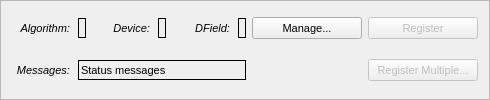
     <widget class="QFrame" name="session_frame">
      <property name="sizePolicy">
       <sizepolicy hsizetype="Preferred" vsizetype="Preferred">
        <horstretch>0</horstretch>
        <verstretch>0</verstretch>
       </sizepolicy>
      </property>
      <property name="minimumSize">
       <size>
        <width>0</width>
        <height>60</height>
       </size>
      </property>
      <property name="maximumSize">
       <size>
        <width>16777215</width>
        <height>16777215</height>
       </size>
      </property>
      <property name="frameShape">
       <enum>QFrame::StyledPanel</enum>
      </property>
      <property name="frameShadow">
       <enum>QFrame::Sunken</enum>
      </property>
      <layout class="QGridLayout" name="gridLayout_3">
       <property name="topMargin">
        <number>2</number>
       </property>
       <property name="bottomMargin">
        <number>2</number>
       </property>
       <property name="verticalSpacing">
        <number>6</number>
       </property>
       <item row="1" column="1" colspan="5">
        <widget class="QLabel" name="message_label">
         <property name="sizePolicy">
          <sizepolicy hsizetype="Minimum" vsizetype="Fixed">
           <horstretch>0</horstretch>
           <verstretch>0</verstretch>
          </sizepolicy>
         </property>
         <property name="minimumSize">
          <size>
           <width>0</width>
           <height>20</height>
          </size>
         </property>
         <property name="maximumSize">
          <size>
           <width>16777215</width>
           <height>20</height>
          </size>
         </property>
         <property name="font">
          <font>
           <family>Segoe UI</family>
           <pointsize>8</pointsize>
           <italic>false</italic>
          </font>
         </property>
         <property name="frameShape">
          <enum>QFrame::Box</enum>
         </property>
         <property name="text">
          <string>Status messages</string>
         </property>
         <property name="indent">
          <number>2</number>
         </property>
        </widget>
       </item>
       <item row="1" column="7">
        <widget class="QPushButton" name="apply_to_button">
         <property name="enabled">
          <bool>false</bool>
         </property>
         <property name="sizePolicy">
          <sizepolicy hsizetype="Fixed" vsizetype="Fixed">
           <horstretch>0</horstretch>
           <verstretch>0</verstretch>
          </sizepolicy>
         </property>
         <property name="minimumSize">
          <size>
           <width>110</width>
           <height>22</height>
          </size>
         </property>
         <property name="maximumSize">
          <size>
           <width>110</width>
           <height>22</height>
          </size>
         </property>
         <property name="font">
          <font>
           <family>Segoe UI</family>
           <pointsize>8</pointsize>
          </font>
         </property>
         <property name="toolTip">
          <string>Apply selected deformation field to multiple moving volumes</string>
         </property>
         <property name="text">
          <string>Register Multiple...</string>
         </property>
        </widget>
       </item>
       <item row="0" column="5">
        <widget class="QLabel" name="current_dfield_label">
         <property name="sizePolicy">
          <sizepolicy hsizetype="Minimum" vsizetype="Fixed">
           <horstretch>0</horstretch>
           <verstretch>0</verstretch>
          </sizepolicy>
         </property>
         <property name="minimumSize">
          <size>
           <width>0</width>
           <height>20</height>
          </size>
         </property>
         <property name="maximumSize">
          <size>
           <width>16777215</width>
           <height>20</height>
          </size>
         </property>
         <property name="font">
          <font>
           <family>Segoe UI</family>
           <pointsize>8</pointsize>
          </font>
         </property>
         <property name="frameShape">
          <enum>QFrame::Box</enum>
         </property>
         <property name="text">
          <string/>
         </property>
        </widget>
       </item>
       <item row="1" column="0">
        <widget class="QLabel" name="messages_label_label">
         <property name="sizePolicy">
          <sizepolicy hsizetype="Fixed" vsizetype="Fixed">
           <horstretch>0</horstretch>
           <verstretch>0</verstretch>
          </sizepolicy>
         </property>
         <property name="minimumSize">
          <size>
           <width>60</width>
           <height>20</height>
          </size>
         </property>
         <property name="maximumSize">
          <size>
           <width>60</width>
           <height>20</height>
          </size>
         </property>
         <property name="font">
          <font>
           <family>Segoe UI</family>
           <pointsize>8</pointsize>
           <italic>true</italic>
          </font>
         </property>
         <property name="toolTip">
          <string>Selected registration algorithm</string>
         </property>
         <property name="text">
          <string>Messages:</string>
         </property>
         <property name="alignment">
          <set>Qt::AlignRight|Qt::AlignTrailing|Qt::AlignVCenter</set>
         </property>
         <property name="margin">
          <number>2</number>
         </property>
         <property name="indent">
          <number>2</number>
         </property>
        </widget>
       </item>
       <item row="0" column="1">
        <widget class="QLabel" name="algorithm_label">
         <property name="sizePolicy">
          <sizepolicy hsizetype="Minimum" vsizetype="Fixed">
           <horstretch>0</horstretch>
           <verstretch>0</verstretch>
          </sizepolicy>
         </property>
         <property name="minimumSize">
          <size>
           <width>0</width>
           <height>20</height>
          </size>
         </property>
         <property name="maximumSize">
          <size>
           <width>16777215</width>
           <height>20</height>
          </size>
         </property>
         <property name="font">
          <font>
           <family>Segoe UI</family>
           <pointsize>8</pointsize>
          </font>
         </property>
         <property name="frameShape">
          <enum>QFrame::Box</enum>
         </property>
         <property name="text">
          <string/>
         </property>
         <property name="indent">
          <number>4</number>
         </property>
        </widget>
       </item>
       <item row="0" column="3">
        <widget class="QLabel" name="device_label">
         <property name="sizePolicy">
          <sizepolicy hsizetype="Minimum" vsizetype="Fixed">
           <horstretch>0</horstretch>
           <verstretch>0</verstretch>
          </sizepolicy>
         </property>
         <property name="minimumSize">
          <size>
           <width>0</width>
           <height>20</height>
          </size>
         </property>
         <property name="maximumSize">
          <size>
           <width>16777215</width>
           <height>20</height>
          </size>
         </property>
         <property name="font">
          <font>
           <family>Segoe UI</family>
           <pointsize>8</pointsize>
          </font>
         </property>
         <property name="frameShape">
          <enum>QFrame::Box</enum>
         </property>
         <property name="text">
          <string/>
         </property>
         <property name="indent">
          <number>4</number>
         </property>
        </widget>
       </item>
       <item row="0" column="6">
        <widget class="QPushButton" name="compose_dfields_button">
         <property name="sizePolicy">
          <sizepolicy hsizetype="Fixed" vsizetype="Fixed">
           <horstretch>0</horstretch>
           <verstretch>0</verstretch>
          </sizepolicy>
         </property>
         <property name="minimumSize">
          <size>
           <width>110</width>
           <height>22</height>
          </size>
         </property>
         <property name="maximumSize">
          <size>
           <width>110</width>
           <height>22</height>
          </size>
         </property>
         <property name="baseSize">
          <size>
           <width>200</width>
           <height>0</height>
          </size>
         </property>
         <property name="font">
          <font>
           <family>Segoe UI</family>
           <pointsize>8</pointsize>
           <weight>50</weight>
           <bold>false</bold>
          </font>
         </property>
         <property name="toolTip">
          <string>Open deformation field manager window</string>
         </property>
         <property name="text">
          <string>Manage...</string>
         </property>
        </widget>
       </item>
       <item row="0" column="7">
        <widget class="QPushButton" name="register_button">
         <property name="enabled">
          <bool>false</bool>
         </property>
         <property name="sizePolicy">
          <sizepolicy hsizetype="Fixed" vsizetype="Fixed">
           <horstretch>0</horstretch>
           <verstretch>0</verstretch>
          </sizepolicy>
         </property>
         <property name="minimumSize">
          <size>
           <width>110</width>
           <height>22</height>
          </size>
         </property>
         <property name="maximumSize">
          <size>
           <width>110</width>
           <height>22</height>
          </size>
         </property>
         <property name="font">
          <font>
           <family>Segoe UI</family>
           <pointsize>8</pointsize>
          </font>
         </property>
         <property name="toolTip">
          <string>Create deformation field and apply to current moving volume</string>
         </property>
         <property name="text">
          <string>Register</string>
         </property>
        </widget>
       </item>
       <item row="0" column="4">
        <widget class="QLabel" name="dfield_label_label">
         <property name="sizePolicy">
          <sizepolicy hsizetype="Fixed" vsizetype="Fixed">
           <horstretch>0</horstretch>
           <verstretch>0</verstretch>
          </sizepolicy>
         </property>
         <property name="minimumSize">
          <size>
           <width>60</width>
           <height>20</height>
          </size>
         </property>
         <property name="maximumSize">
          <size>
           <width>60</width>
           <height>20</height>
          </size>
         </property>
         <property name="font">
          <font>
           <family>Segoe UI</family>
           <pointsize>8</pointsize>
           <italic>true</italic>
          </font>
         </property>
         <property name="toolTip">
          <string>Deformation field</string>
         </property>
         <property name="text">
          <string>DField:</string>
         </property>
         <property name="alignment">
          <set>Qt::AlignRight|Qt::AlignTrailing|Qt::AlignVCenter</set>
         </property>
         <property name="margin">
          <number>2</number>
         </property>
         <property name="indent">
          <number>2</number>
         </property>
        </widget>
       </item>
       <item row="0" column="0">
        <widget class="QLabel" name="algorithm_label_label">
         <property name="sizePolicy">
          <sizepolicy hsizetype="Fixed" vsizetype="Fixed">
           <horstretch>0</horstretch>
           <verstretch>0</verstretch>
          </sizepolicy>
         </property>
         <property name="minimumSize">
          <size>
           <width>60</width>
           <height>20</height>
          </size>
         </property>
         <property name="maximumSize">
          <size>
           <width>60</width>
           <height>20</height>
          </size>
         </property>
         <property name="font">
          <font>
           <family>Segoe UI</family>
           <pointsize>8</pointsize>
           <italic>true</italic>
          </font>
         </property>
         <property name="toolTip">
          <string>Selected registration algorithm</string>
         </property>
         <property name="text">
          <string>Algorithm:</string>
         </property>
         <property name="alignment">
          <set>Qt::AlignRight|Qt::AlignTrailing|Qt::AlignVCenter</set>
         </property>
         <property name="margin">
          <number>2</number>
         </property>
         <property name="indent">
          <number>2</number>
         </property>
        </widget>
       </item>
       <item row="0" column="2">
        <widget class="QLabel" name="device_label_label">
         <property name="sizePolicy">
          <sizepolicy hsizetype="Fixed" vsizetype="Fixed">
           <horstretch>0</horstretch>
           <verstretch>0</verstretch>
          </sizepolicy>
         </property>
         <property name="minimumSize">
          <size>
           <width>60</width>
           <height>20</height>
          </size>
         </property>
         <property name="maximumSize">
          <size>
           <width>60</width>
           <height>20</height>
          </size>
         </property>
         <property name="font">
          <font>
           <family>Segoe UI</family>
           <pointsize>8</pointsize>
           <italic>true</italic>
          </font>
         </property>
         <property name="toolTip">
          <string>Selected device</string>
         </property>
         <property name="text">
          <string>Device:</string>
         </property>
         <property name="alignment">
          <set>Qt::AlignRight|Qt::AlignTrailing|Qt::AlignVCenter</set>
         </property>
         <property name="margin">
          <number>2</number>
         </property>
         <property name="indent">
          <number>2</number>
         </property>
        </widget>
       </item>
      </layout>
     </widget>
